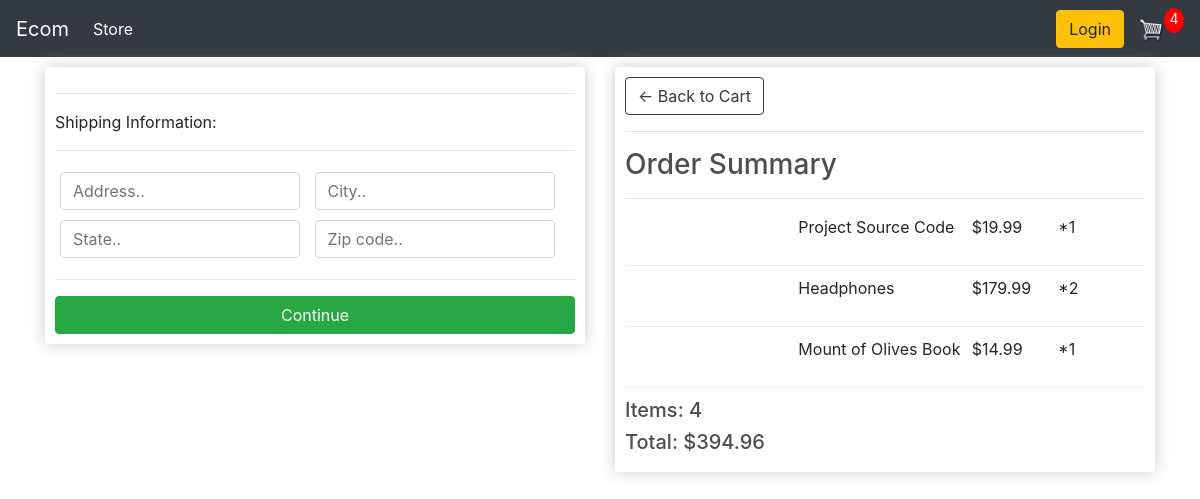
Screenshot of /checkout/ (signed in) with the database file from the repository.
### store/models.py (models this page shows, shortened)
class OrderItem(models.Model):
    product = models.ForeignKey(Product, on_delete=models.SET_NULL, null=True)
    order = models.ForeignKey(Order, on_delete=models.SET_NULL,null=True)
    quantity = models.IntegerField(default=0, null=True,blank=True)
    date_added = models.DateTimeField(auto_now_add=True)
    @property
    def get_total(self):
        total = self.product.price * self.quantity
        return total

class Product(models.Model):
    name = models.CharField(max_length=200, null=True)
    price = models.DecimalField(max_digits=7,decimal_places=2)
    digital = models.BooleanField(default=False, null=True,blank=False)
    image = CloudinaryField('image', default='image')
    @property
    def imageURL(self):
        try:
            url = self.image.url
        except:
            url = ''
        return url

class Order(models.Model):
    customer = models.ForeignKey(Customer, on_delete=models.SET_NULL,null=True, blank=True)
    date_ordered = models.DateTimeField(auto_now_add=True)
    complete = models.BooleanField(default=False,null=True,blank=False)
    transaction_id = models.CharField(max_length=100,null=True)
    @property
    def get_cart_total(self):
        orderitems = self.orderitem_set.all()
        total = sum([item.get_total for item in orderitems])
        return total
    @property
    def get_cart_items(self):
      orderitems = self.orderitem_set.all()
      total = sum([item.quantity for item in orderitems])
      return total
    @property
    def shipping(self):
        shipping = False
        orderitems = self.orderitem_set.all()
        for i in orderitems:
            if i.product.digital == False:
                shipping = True
        return shipping

### store/views.py (the view)
# urls.py: path('checkout/', views.checkout, name = "checkout"),
def checkout(request):
    data = cartData(request)
    cartItems = data['cartItems']
    order = data['order']
    items = data['items']
    context = {'items':items, 'order':order,'cartItems': cartItems,'shipping':False}
    return render(request,'store/checkout.html',context )

### store/utils.py (called while the page is built)
def cartData(request):
    if request.user.is_authenticated:
        customer = request.user.customer
        order, created = Order.objects.get_or_create(customer=customer,complete=False)
        items = order.orderitem_set.all()
        cartItems = order.get_cart_items
    else:
        cookieData = cookieCart(request)
        cartItems = cookieData['cartItems']
        order = cookieData['order']
        items = cookieData['items']
    return {'cartItems':cartItems ,'order':order, 'items':items}

### store/templates/store/checkout.html (shortened to what this page needs)
{% extends 'store/main.html'%}
{% load static %}
{% block content %}
    <div class="row">
        <div class="col-lg-6">
            <div class="box-element" id="form-wrapper">
                <form id="form">
                    <div id="shipping-info">
                        <hr>
						<p>Shipping Information:</p>
						<hr>
						<div class="form-field">
							<input class="form-control" type="text" name="address" placeholder="Address..">
						</div>
						<div class="form-field">
							<input class="form-control" type="text" name="city" placeholder="City..">
						</div>
						<div class="form-field">
							<input class="form-control" type="text" name="state" placeholder="State..">
						</div>
						<div class="form-field">
							<input class="form-control" type="text" name="zipcode" placeholder="Zip code..">
						</div>
                    </div>
                    <hr>
                    <input id="form-button" class="btn btn-success btn-block" type="submit" value="Continue">
                </form>
            </div>
            <br>
        </div>
        <div class="col-lg-6">
            <div class="box-element">
                <a  class="btn btn-outline-dark" href="{% url 'cart' %}">&#x2190; Back to Cart</a>
				<hr>
				<h3>Order Summary</h3>
				<hr>
				{% for item in items %}
				<div class="cart-row">
					<div style="flex:2"><img class="row-image" src="{{item.product.imageURL}}"></div>
					<div style="flex:2"><p>{{item.product.name}}</p></div>
					<div style="flex:1"><p>${{item.product.price}}</p></div>
					<div style="flex:1"><p>*{{item.quantity}}</p></div>
				</div>
				{% endfor %}
				<h5>Items: {{order.get_cart_items}}</h5>
				<h5>Total: ${{order.get_cart_total|floatformat:2}}</h5>
            </div>
        </div>
    </div>
{% endblock content %}

### static/css/main.css (style rules this page uses)
body { background-color: hsl(0, 0%, 98%); }
h1,h2,h3,h4,h5,h6 { color:hsl(0, 0%, 30%); }
.box-element { box-shadow:hsl(0, 0%, 80%) 0 0 16px; background-color: #fff; border-radius: 4px; padding: 10px; }
.col-lg-4, .col-lg-6, .col-lg-8, .col-lg-12 { margin-top: 10px; }
.btn { border-radius: 0; }
.form-field { width:250px; display: inline-block; padding: 5px; }
.cart-row { display: flex; align-items: flex-stretch; padding-bottom: 10px; margin-bottom: 10px; border-bottom: 1px solid #ececec; }

### rows the page displays
OrderItem: product.name "Project Source Code", product.price "19.99", quantity "1"
OrderItem: product.name "Headphones", product.price "179.99", quantity "2"
OrderItem: product.name "Mount of Olives Book", product.price "14.99", quantity "1"
Order: get_cart_items "4", get_cart_total "394.96"

### other values shown
{{ cartItems }} "4"
